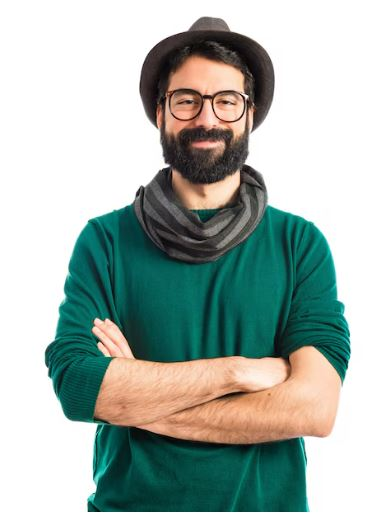
#> input picture image.JPG, 392 x 513 px, found by its file name
$ python main.py
#> lines starting #> are read from the running program, lines starting #| are printed output that depends on the picture; after the words box and inside, x2 and y2 are one past the last pixel; in counts of white or black regions, pixels touching at a corner belong together
#> further down, img is the input picture: shape (513, 392, 3); mean B, G, R 174.8, 181, 168.2
import cv2
import numpy as np
def reduce_colors(img,k):
  data=np.float32(img).reshape((-1,3))
  criteria=(cv2.TermCriteria_EPS +cv2.TermCriteria_MAX_ITER,20,0.001)
  ret,label,center= cv2.kmeans(data,k,None,criteria,10,cv2.KMEANS_RANDOM_CENTERS)
  center=np.uint8(center)
  result=center[label.flatten()]
  result=result.reshape(img.shape)
  return result
def get_edges(img,line_size,blur_val):
#> called with line_size = 5, blur_val = 3
  gray=cv2.cvtColor(img,cv2.COLOR_BGR2GRAY)
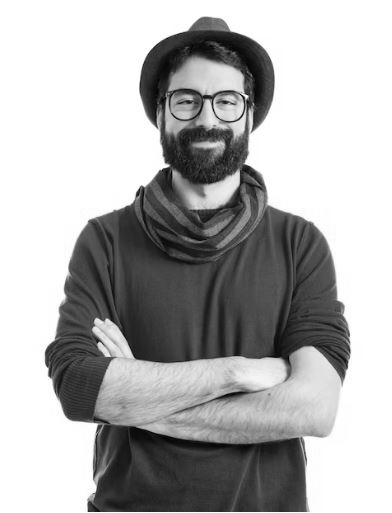
#> gray: shape (513, 392); min 0, max 255, mean 176.5
  gray_blur=cv2.medianBlur(gray,blur_val)
  edges=cv2.adaptiveThreshold(gray_blur,255,cv2.ADAPTIVE_THRESH_MEAN_C,cv2.THRESH_BINARY,line_size,blur_val)
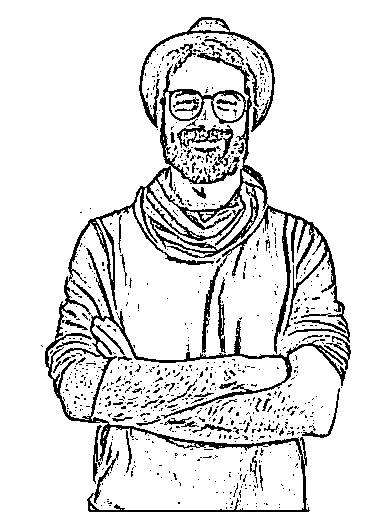
#> edges: shape (513, 392); 88.5% white; black in thin lines or dots, all inside (x1, y1, x2, y2) = (41, 17, 351, 512)
  return edges
img = cv2.imread("C:\\Users\\I Love My INDIA\\OneDrive\\Desktop\\Cartoonify image\\image.JPG")
#cv2.imshow('Image',img)
line_size=5
blur_val=3
edges=get_edges(img,line_size,blur_val)
k=12
img=reduce_colors(img,k)
#> in reduce_colors, `ret,label,center= cv2.kmeans(data,k,None,criteria,10,cv2.KMEANS_RANDOM..`: ret = 40673781.8; center = [[78.73, 86.85, 100.8], [50.56, 54.29, 63.38], [95.82, 105.6, 7.41], [255, 255, 254.8], [169.2, 178.6, 83.28], [93.47, 123.2, 179.6], [186.9, 212, 247.5], [126.7, 132.2, 134.8], [65.19, 71.37, 4.94], [119.8, 153.6, 216.5], [29.41, 30.82, 21.43], [148.8, 182.9, 239.4]]
#> in reduce_colors, `center=np.uint8(center)`: center = [[78, 86, 100], [50, 54, 63], [95, 105, 7], [254, 255, 254], [169, 178, 83], [93, 123, 179], [186, 212, 247], [126, 132, 134], [65, 71, 4], [119, 153, 216], [29, 30, 21], [148, 182, 239]]
#> in reduce_colors, `result=result.reshape(img.shape)`:
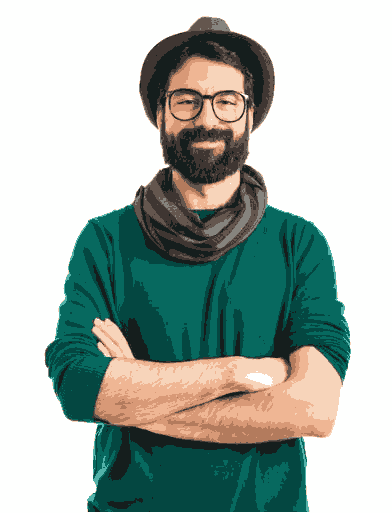
#> result: shape (513, 392, 3); mean B, G, R 174.2, 180.9, 167.7
blurred=cv2.bilateralFilter(img,d=5,sigmaColor=150,sigmaSpace=150)
cartoon=cv2.bitwise_and(img,img,mask=edges)
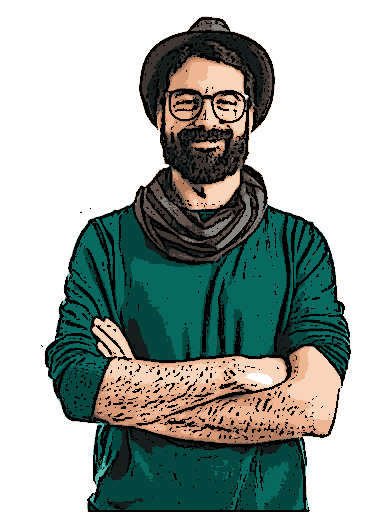
#> cartoon: shape (513, 392, 3); mean B, G, R 166, 171.8, 160.7
#cv2.imshow("Cartoon", cartoon)
cv2.imwrite("C:\\Users\\I Love My INDIA\\OneDrive\\Desktop\\Cartoonify image\\cartoon_image.JPG", cartoon)
